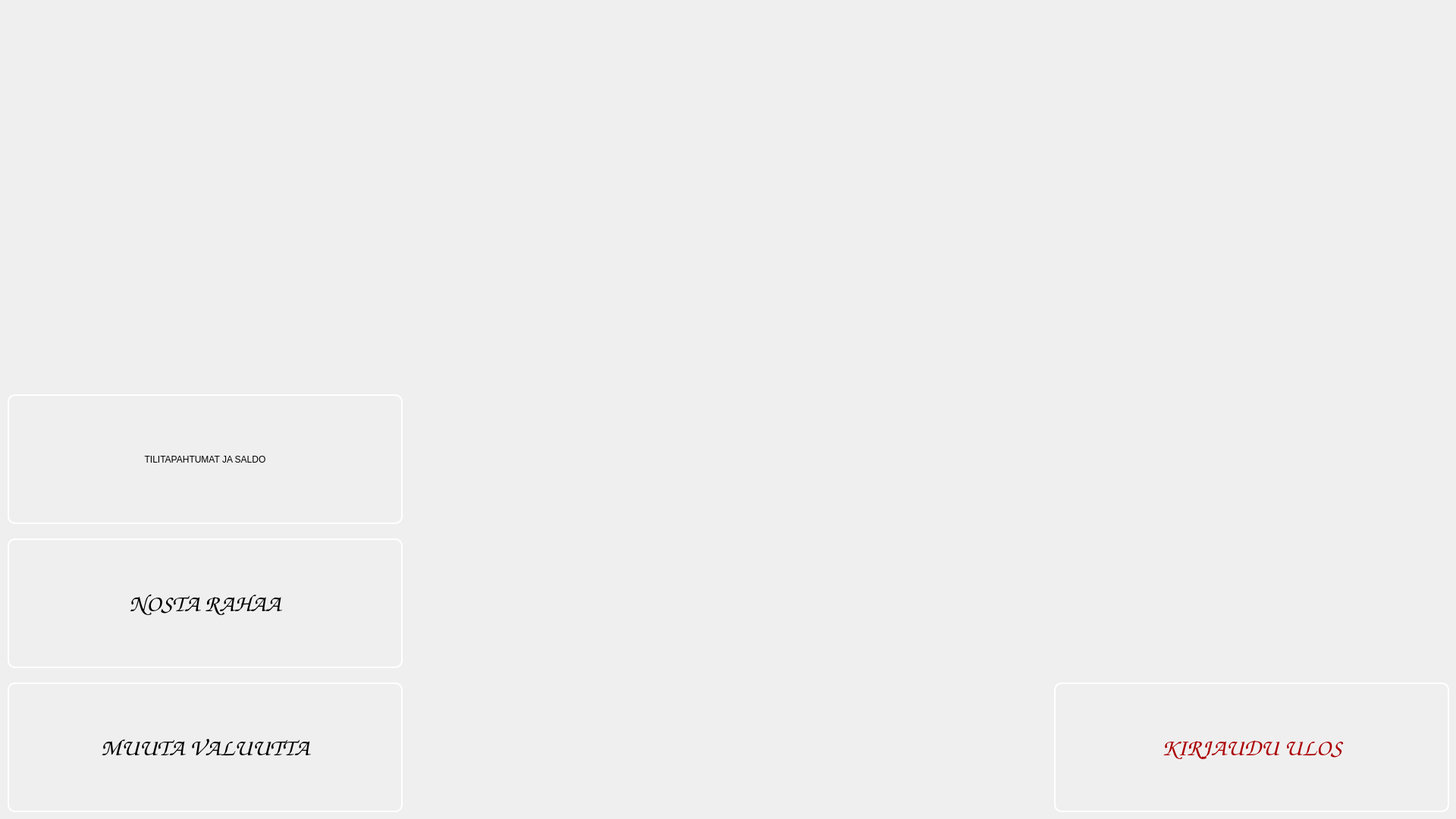
<?xml version="1.0" encoding="UTF-8"?>
<ui version="4.0">
 <class>MainMenu</class>
 <widget class="QDialog" name="MainMenu">
  <property name="geometry">
   <rect>
    <x>0</x>
    <y>0</y>
    <width>1920</width>
    <height>1080</height>
   </rect>
  </property>
  <property name="windowTitle">
   <string>Dialog</string>
  </property>
  <property name="styleSheet">
   <string notr="true"/>
  </property>
  <widget class="QPushButton" name="btn_withdraw">
   <property name="geometry">
    <rect>
     <x>10</x>
     <y>710</y>
     <width>521</width>
     <height>171</height>
    </rect>
   </property>
   <property name="font">
    <font>
     <family>Comic Sans MS</family>
     <pointsize>24</pointsize>
     <italic>false</italic>

    </font>
   </property>
   <property name="styleSheet">
    <string notr="true">background-image: url(:/icons/flags/hemmobutt.png);
font: 900 24pt &quot;Comic Sans MS&quot;;
border-style: solid;
border-color: white;
border-width: 2px;
border-radius: 10px;</string>
   </property>
   <property name="text">
    <string>NOSTA RAHAA</string>
   </property>
  </widget>
  <widget class="QPushButton" name="btn_currency">
   <property name="geometry">
    <rect>
     <x>10</x>
     <y>900</y>
     <width>521</width>
     <height>171</height>
    </rect>
   </property>
   <property name="font">
    <font>
     <family>Comic Sans MS</family>
     <pointsize>24</pointsize>
     <italic>false</italic>

    </font>
   </property>
   <property name="styleSheet">
    <string notr="true">background-image: url(:/icons/flags/hemmobutt.png);
font: 900 24pt &quot;Comic Sans MS&quot;;
border-style: solid;
border-color: white;
border-width: 2px;
border-radius: 10px;</string>
   </property>
   <property name="text">
    <string>MUUTA VALUUTTA</string>
   </property>
  </widget>
  <widget class="QPushButton" name="btn_logout">
   <property name="geometry">
    <rect>
     <x>1390</x>
     <y>900</y>
     <width>521</width>
     <height>171</height>
    </rect>
   </property>
   <property name="font">
    <font>
     <family>Comic Sans MS</family>
     <pointsize>24</pointsize>
     <italic>false</italic>

    </font>
   </property>
   <property name="cursor">
    <cursorShape>ArrowCursor</cursorShape>
   </property>
   <property name="styleSheet">
    <string notr="true">background-image: url(:/icons/flags/hemmobutt.png);
font: 900 24pt &quot;Comic Sans MS&quot;;
border-style: solid;
border-color: white;
border-width: 2px;
border-radius: 10px;
color: #AB0003;</string>
   </property>
   <property name="text">
    <string>KIRJAUDU ULOS</string>
   </property>
  </widget>
  <widget class="QPushButton" name="btn_transactions">
   <property name="geometry">
    <rect>
     <x>10</x>
     <y>520</y>
     <width>521</width>
     <height>171</height>
    </rect>
   </property>
   <property name="styleSheet">
    <string notr="true">background-image: url(:/icons/flags/hemmobutt.png);
font: 900 24pt &quot;Comic Sans MS&quot;;
border-style: solid;
border-color: white;
border-width: 2px;
border-radius: 10px;</string>
   </property>
   <property name="text">
    <string>TILITAPAHTUMAT JA SALDO</string>
   </property>
  </widget>
  <widget class="QLabel" name="backroundPic">
   <property name="geometry">
    <rect>
     <x>0</x>
     <y>0</y>
     <width>1920</width>
     <height>1080</height>
    </rect>
   </property>
   <property name="text">
    <string/>
   </property>
   <property name="pixmap">
    <pixmap resource="resourcefile.qrc">:/icons/flags/hemmosplash.png</pixmap>
   </property>
   <property name="scaledContents">
    <bool>true</bool>
   </property>
   <property name="textInteractionFlags">
    <set>Qt::NoTextInteraction</set>
   </property>
  </widget>
  <zorder>backroundPic</zorder>
  <zorder>btn_withdraw</zorder>
  <zorder>btn_currency</zorder>
  <zorder>btn_logout</zorder>
  <zorder>btn_transactions</zorder>
 </widget>
 <resources>
  <include location="resourcefile.qrc"/>
 </resources>
 <connections/>
</ui>
